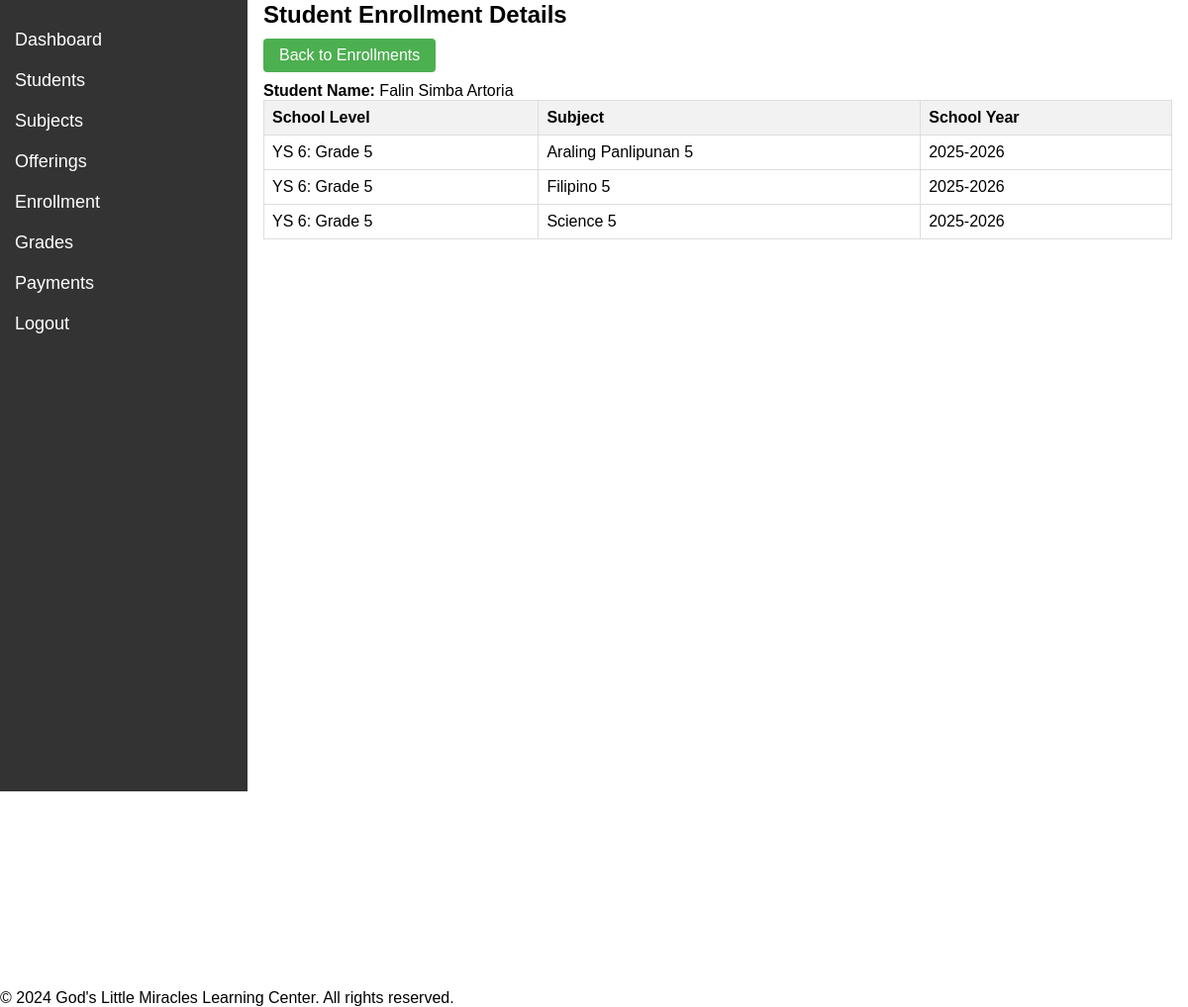
The app's page /teacher/view_enrollment.php?StudentID=8 (signed in) with its own data.
### tables this page shows
CREATE TABLE `students` (
  `StudentID` int(11) NOT NULL,
  `FirstName` varchar(100) DEFAULT NULL,
  `MiddleName` varchar(100) DEFAULT NULL,
  `LastName` varchar(100) DEFAULT NULL,
  `BirthDate` date DEFAULT NULL,
  `SpecialNeedsDetails` text DEFAULT NULL,
  `ParentGuardianContactInfo` varchar(255) DEFAULT NULL,
  `Username` varchar(50) DEFAULT NULL,
  `Password` varchar(255) DEFAULT NULL,
  `Status` varchar(10) DEFAULT 'Active'
);

CREATE TABLE `enrollment` (
  `EnrollmentID` int(11) NOT NULL,
  `StudentID` int(11) NOT NULL,
  `OfferingID` int(11) NOT NULL,
  `EnrollmentDate` date DEFAULT curdate(),
  `Status` enum('Active','Completed','Withdrawn') DEFAULT 'Active',
  `SchoolLevel` varchar(50) DEFAULT NULL,
  `IsActive` tinyint(1) DEFAULT 1
);

CREATE TABLE `subjects` (
  `SubjectID` int(11) NOT NULL,
  `SubjectName` varchar(100) DEFAULT NULL,
  `Description` text DEFAULT NULL,
  `SubjectSchoolLevel` varchar(255) DEFAULT NULL,
  `IsActive` tinyint(1) DEFAULT 1,
  `CreatedAt` timestamp NOT NULL DEFAULT current_timestamp(),
  `UpdatedAt` timestamp NOT NULL DEFAULT current_timestamp() ON UPDATE current_timestamp()
);

CREATE TABLE `offerings` (
  `OfferingID` int(11) NOT NULL,
  `SubjectID` int(11) DEFAULT NULL,
  `Term` varchar(50) DEFAULT NULL,
  `SchoolYear` varchar(9) DEFAULT NULL,
  `ScheduleDetails` varchar(255) DEFAULT NULL
);

### teacher/view_enrollment.php (the view, shortened to what this page needs)
<?php
require_once '../includes/config.php';
$studentID = $_GET['StudentID'] ?? '';
$studentName = "";
try {
    $query = "SELECT s.StudentID, CONCAT(s.FirstName, ' ', s.MiddleName, ' ', s.LastName) AS FullName, e.SchoolLevel, sub.SubjectName, o.SchoolYear
              FROM students s
              LEFT JOIN enrollment e ON s.StudentID = e.StudentID
              LEFT JOIN offerings o ON e.OfferingID = o.OfferingID
              LEFT JOIN subjects sub ON o.SubjectID = sub.SubjectID
              WHERE s.StudentID = :studentID
              ORDER BY sub.SubjectName";
    $stmt = $pdo->prepare($query);
    $stmt->bindParam(':studentID', $studentID);
    $stmt->execute();
    $enrollments = $stmt->fetchAll(PDO::FETCH_ASSOC);
    if (!empty($enrollments)) {
        $studentName = $enrollments[0]['FullName'];
    }
} catch (Exception $e) {
    error_log($e->getMessage());
    echo "Error fetching enrollment details: " . $e->getMessage();
    exit;
}
?>
<!DOCTYPE html>
<html lang="en">
<head>
    <link rel="stylesheet" href="../css/teacher_style.css">
</head>
<body>
    <?php include 'sidebar2.php'; ?>
    <div class="teacher-content">
        <h2>Student Enrollment Details</h2>
        <a href="manage_enrollment.php" class="btn-back">Back to Enrollments</a>
        <?php if ($studentName): ?>
            <p><strong>Student Name:</strong> <?= htmlspecialchars($studentName); ?></p>
        <?php endif; ?>
        <?php if (!empty($enrollments)): ?>
        <table>
            <thead>
                <tr>
                    <th>School Level</th>
                    <th>Subject</th>
                    <th>School Year</th>
                </tr>
            </thead>
            <tbody>
                <?php foreach ($enrollments as $enrollment): ?>
                <tr>
                    <td><?= htmlspecialchars($enrollment['SchoolLevel']); ?></td>
                    <td><?= htmlspecialchars($enrollment['SubjectName']); ?></td>
                    <td><?= htmlspecialchars($enrollment['SchoolYear']); ?></td>
                </tr>
                <?php endforeach; ?>
            </tbody>
        </table>
        <?php else: ?>
        <p>No details available for this student.</p>
        <?php endif; ?>
    </div>
    <?php include '../includes/footer.php'; ?>
</body>
</html>

### css/teacher_style.css (style rules this page uses)
table { width: 100%; border-collapse: collapse; }
th, td { border: 1px solid #ddd; padding: 8px; text-align: left; }
th { background-color: #f4f4f4; }

### css/sidebar2_style.css (style rules this page uses)
* { margin: 0; padding: 0; box-sizing: border-box; }
body { font-family: Arial, sans-serif; }
.teacher-content { margin-left: 250px; padding: 1px 16px; height: 1000px; }

### teacher/view_enrollment.php (style rules this page uses)
table { width: 100%; border-collapse: collapse; }
th, td { border: 1px solid #ddd; padding: 8px; text-align: left; }
th { background-color: #f2f2f2; }
.btn-back { padding: 8px 16px; margin: 10px 0; background-color: #4CAF50; color: white; border: none; border-radius: 4px; cursor: pointer; text-decoration: none; text-align: center; display: inline-block; }

### records on screen
students: enrollment.SchoolLevel "YS 6: Grade 5", subjects.SubjectName "Araling Panlipunan 5", offerings.SchoolYear "2025-2026", subjects.SubjectName "Filipino 5", subjects.SubjectName "Science 5"

### other values on screen
$studentName "Falin Simba Artoria"
